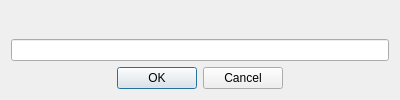
<?xml version="1.0" encoding="UTF-8"?>
<ui version="4.0">
 <class>PassphraseProvider</class>
 <widget class="QDialog" name="PassphraseProvider">
  <property name="windowModality">
   <enum>Qt::ApplicationModal</enum>
  </property>
  <property name="geometry">
   <rect>
    <x>0</x>
    <y>0</y>
    <width>400</width>
    <height>100</height>
   </rect>
  </property>
  <property name="sizePolicy">
   <sizepolicy hsizetype="Preferred" vsizetype="Maximum">
    <horstretch>0</horstretch>
    <verstretch>0</verstretch>
   </sizepolicy>
  </property>
  <property name="modal">
   <bool>true</bool>
  </property>
  <layout class="QVBoxLayout" name="verticalLayout">
   <item>
    <widget class="QLabel" name="requestLabel">
     <property name="text">
      <string/>
     </property>
    </widget>
   </item>
   <item>
    <widget class="QLineEdit" name="lePassphrase">
     <property name="echoMode">
      <enum>QLineEdit::Password</enum>
     </property>
    </widget>
   </item>
   <item>
    <widget class="QDialogButtonBox" name="buttonBox">
     <property name="standardButtons">
      <set>QDialogButtonBox::Cancel|QDialogButtonBox::Ok</set>
     </property>
     <property name="centerButtons">
      <bool>true</bool>
     </property>
    </widget>
   </item>
  </layout>
 </widget>
 <resources/>
 <connections>
  <connection>
   <sender>buttonBox</sender>
   <signal>accepted()</signal>
   <receiver>PassphraseProvider</receiver>
   <slot>accept()</slot>
   <hints>
    <hint type="sourcelabel">
     <x>199</x>
     <y>77</y>
    </hint>
    <hint type="destinationlabel">
     <x>199</x>
     <y>49</y>
    </hint>
   </hints>
  </connection>
  <connection>
   <sender>buttonBox</sender>
   <signal>rejected()</signal>
   <receiver>PassphraseProvider</receiver>
   <slot>reject()</slot>
   <hints>
    <hint type="sourcelabel">
     <x>199</x>
     <y>77</y>
    </hint>
    <hint type="destinationlabel">
     <x>199</x>
     <y>49</y>
    </hint>
   </hints>
  </connection>
 </connections>
</ui>
